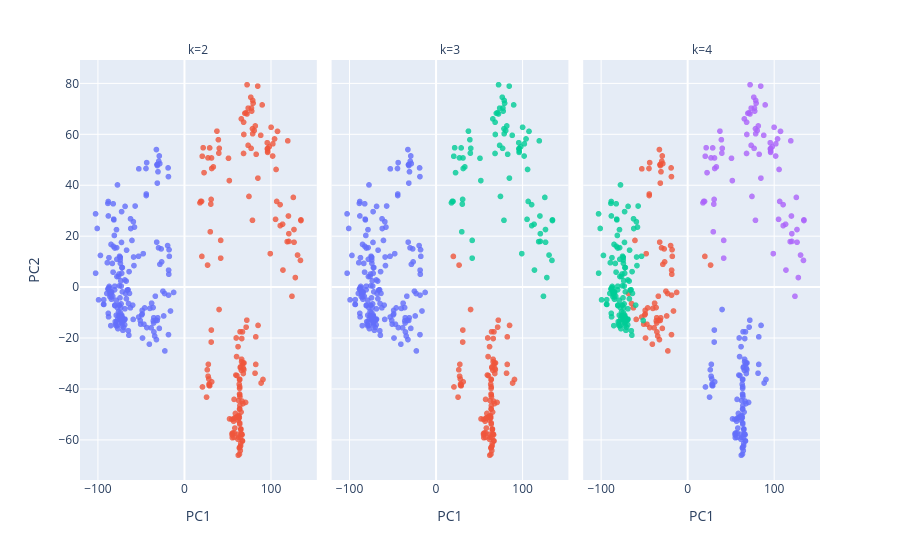

This figure's notebook cell:
### Code cell
containers = []

# Clustering
for k in [2, 3, 4]:
    tmp = df_pca[["PC1", "PC2"]].copy()
    # K-Means-Clustering mit k Clustern durchführen
    # n_init=50: 50 unterschiedlichen Initialisierungen ausführen
    tmp["cluster"] = KMeans(n_clusters=k, n_init=50, random_state=0).fit_predict(X_reduced).astype(str)
    tmp["k"] = k
    containers.append(tmp)

main_container = pd.concat(containers)

fig = px.scatter(main_container, x="PC1", y="PC2", color="cluster", facet_col="k", hover_name=main_container.index)
fig.update_traces(marker=dict(size=6, opacity=0.8))
fig.update_layout(showlegend=False)
fig.show()
